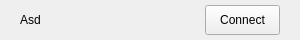
<?xml version="1.0" encoding="UTF-8"?>
<ui version="4.0">
 <class>RoomListItem</class>
 <widget class="QWidget" name="RoomListItem">
  <property name="geometry">
   <rect>
    <x>0</x>
    <y>0</y>
    <width>300</width>
    <height>40</height>
   </rect>
  </property>
  <property name="windowTitle">
   <string>Form</string>
  </property>
  <widget class="QPushButton" name="connectButton">
   <property name="geometry">
    <rect>
     <x>205</x>
     <y>5</y>
     <width>75</width>
     <height>30</height>
    </rect>
   </property>
   <property name="text">
    <string>Connect</string>
   </property>
  </widget>
  <widget class="QLabel" name="text">
   <property name="geometry">
    <rect>
     <x>20</x>
     <y>5</y>
     <width>180</width>
     <height>30</height>
    </rect>
   </property>
   <property name="text">
    <string>Asd</string>
   </property>
  </widget>
 </widget>
 <resources/>
 <connections/>
</ui>
